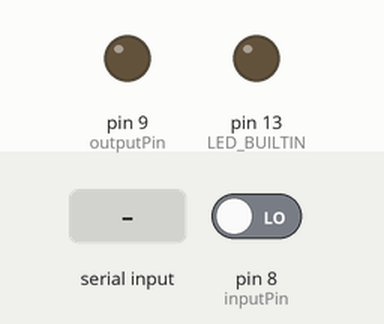
The sketch below on a simulated Arduino Uno, built with avr-gcc and run on an emulated ATmega328P. Parts: output pins drawn as LEDs (lit = HIGH). Inputs (shaded band) come from the test bench; at power-on: pin 8 (inputPin) LOW.

Above: at 1.2 s.
1.3 s: "o" received over the second serial link
At 2.5 s:
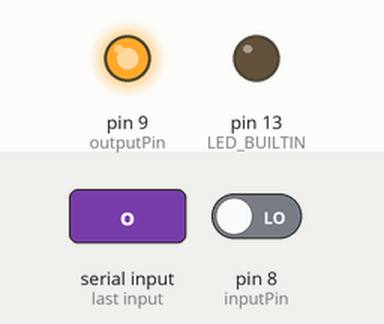
2.8 s: "f" received over the second serial link
At 3.3 s:
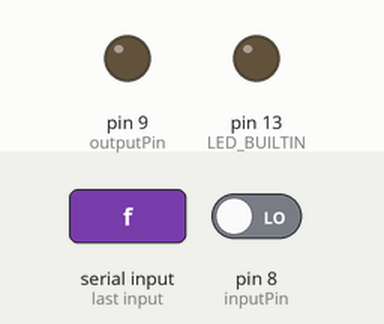
Timing chart, 0 to 5.8 s (numbered marks = the images above; inputs shaded):
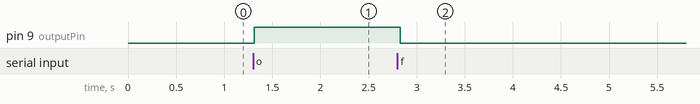

Measured:
- after the input at 1.3 s, pin 9 (outputPin): LOW → HIGH at once
- after the input at 2.8 s, pin 9 (outputPin): HIGH → LOW at once

The sketch:

uno_blue_nicless.ino
```cpp
#include <SoftwareSerial.h>

SoftwareSerial bluetoothSerial(0, 1);
const int inputPin = 8;
const int outputPin = 9;
void setup() {
  pinMode(inputPin, INPUT);
  pinMode(outputPin, OUTPUT);
    pinMode(LED_BUILTIN, OUTPUT);
  digitalWrite(outputPin, LOW); // Set pin 8 (output) to LOW by default
  // Serial.begin(9600);
  bluetoothSerial.begin(9600);
}

void loop() {
 // Check if Bluetooth connection is available
  if (bluetoothSerial.available() > 0) {
    char receivedChar = bluetoothSerial.read();

    if (receivedChar == 'o' || receivedChar == 'f') {
      digitalWrite(outputPin, receivedChar == 'o' ? HIGH : LOW);
    }
  } else {
    // Bluetooth connection is not available, set pin 9 (output) to LOW
   //digitalWrite(outputPin, LOW);
  }

  // Send a signal from pin 7 (input) to TX
 bluetoothSerial.print(digitalRead(inputPin));

 delay(100); // Add a small delay to avoid rapid signal changes
}
```
